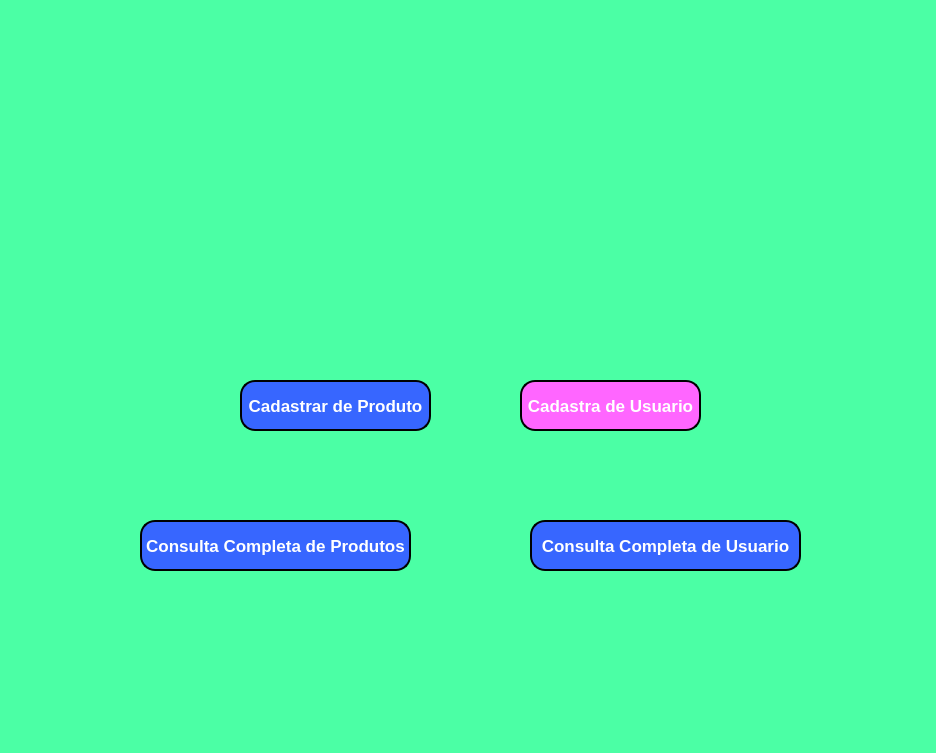
<?xml version="1.0" encoding="UTF-8"?>
<ui version="4.0">
 <class>MainWindow</class>
 <widget class="QMainWindow" name="MainWindow">
  <property name="geometry">
   <rect>
    <x>0</x>
    <y>0</y>
    <width>936</width>
    <height>753</height>
   </rect>
  </property>
  <property name="windowTitle">
   <string>MainWindow</string>
  </property>
  <property name="styleSheet">
   <string notr="true">background-color: rgb(75, 255, 165);</string>
  </property>
  <widget class="QWidget" name="centralwidget">
   <widget class="QPushButton" name="pushButton">
    <property name="geometry">
     <rect>
      <x>140</x>
      <y>520</y>
      <width>271</width>
      <height>51</height>
     </rect>
    </property>
    <property name="font">
     <font>
      <pointsize>13</pointsize>
      <weight>75</weight>
      <bold>true</bold>
     </font>
    </property>
    <property name="styleSheet">
     <string notr="true">background-color: rgb(55, 102, 255);
color: rgb(255, 255, 255);
border-style: outset;
border-width: 2px;
border-radius: 15px;
border-color: black;</string>
    </property>
    <property name="text">
     <string>Consulta Completa de Produtos</string>
    </property>
   </widget>
   <widget class="QLabel" name="label_2">
    <property name="geometry">
     <rect>
      <x>450</x>
      <y>280</y>
      <width>31</width>
      <height>61</height>
     </rect>
    </property>
    <property name="text">
     <string/>
    </property>
    <property name="pixmap">
     <pixmap>usuario.png</pixmap>
    </property>
   </widget>
   <widget class="QPushButton" name="pushButton_3">
    <property name="geometry">
     <rect>
      <x>240</x>
      <y>380</y>
      <width>191</width>
      <height>51</height>
     </rect>
    </property>
    <property name="font">
     <font>
      <pointsize>13</pointsize>
      <weight>75</weight>
      <bold>true</bold>
     </font>
    </property>
    <property name="styleSheet">
     <string notr="true">background-color: rgb(55, 102, 255);
color: rgb(255, 255, 255);
border-style: outset;
border-width: 2px;
border-radius: 15px;
border-color: black;</string>
    </property>
    <property name="text">
     <string>Cadastrar de Produto</string>
    </property>
   </widget>
   <widget class="QLabel" name="label_5">
    <property name="geometry">
     <rect>
      <x>340</x>
      <y>60</y>
      <width>251</width>
      <height>191</height>
     </rect>
    </property>
    <property name="font">
     <font>
      <pointsize>20</pointsize>
     </font>
    </property>
    <property name="styleSheet">
     <string notr="true">color: rgb(0, 85, 255);</string>
    </property>
    <property name="text">
     <string/>
    </property>
    <property name="pixmap">
     <pixmap>image.png</pixmap>
    </property>
   </widget>
   <widget class="QPushButton" name="pushButton_5">
    <property name="geometry">
     <rect>
      <x>520</x>
      <y>380</y>
      <width>181</width>
      <height>51</height>
     </rect>
    </property>
    <property name="font">
     <font>
      <pointsize>13</pointsize>
      <weight>75</weight>
      <bold>true</bold>
     </font>
    </property>
    <property name="styleSheet">
     <string notr="true">background-color: rgb(255, 102, 255);
color: rgb(255, 255, 255);
border-style: outset;
border-width: 2px;
border-radius: 15px;
border-color: black;</string>
    </property>
    <property name="text">
     <string>Cadastra de Usuario</string>
    </property>
   </widget>
   <widget class="QPushButton" name="pushButton_2">
    <property name="geometry">
     <rect>
      <x>530</x>
      <y>520</y>
      <width>271</width>
      <height>51</height>
     </rect>
    </property>
    <property name="font">
     <font>
      <pointsize>13</pointsize>
      <weight>75</weight>
      <bold>true</bold>
     </font>
    </property>
    <property name="styleSheet">
     <string notr="true">background-color: rgb(55, 102, 255);
color: rgb(255, 255, 255);
border-style: outset;
border-width: 2px;
border-radius: 15px;
border-color: black;</string>
    </property>
    <property name="text">
     <string>Consulta Completa de Usuario</string>
    </property>
   </widget>
   <zorder>label_2</zorder>
   <zorder>pushButton</zorder>
   <zorder>pushButton_3</zorder>
   <zorder>label_5</zorder>
   <zorder>pushButton_5</zorder>
   <zorder>pushButton_2</zorder>
  </widget>
  <widget class="QMenuBar" name="menubar">
   <property name="geometry">
    <rect>
     <x>0</x>
     <y>0</y>
     <width>936</width>
     <height>22</height>
    </rect>
   </property>
  </widget>
  <widget class="QStatusBar" name="statusbar"/>
 </widget>
 <resources/>
 <connections/>
</ui>
